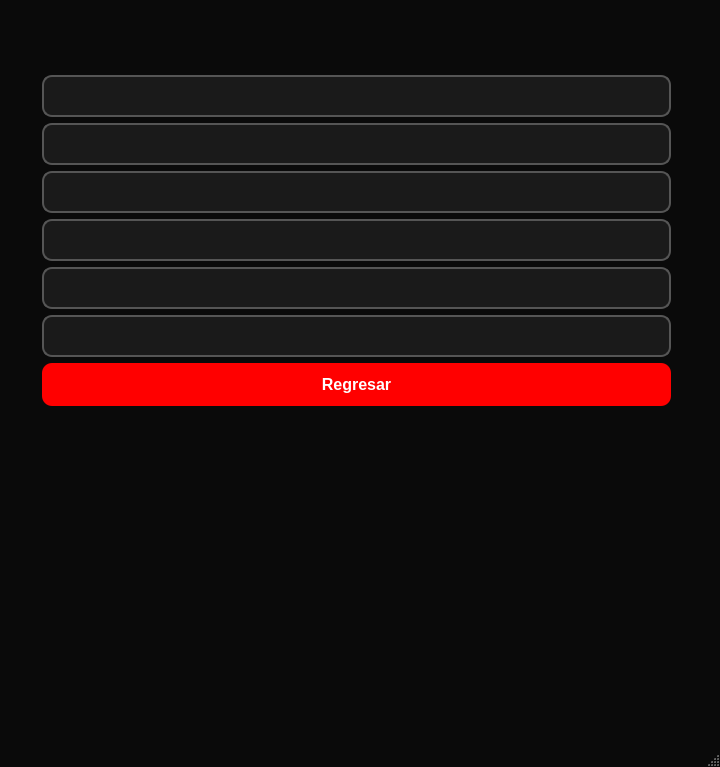
<?xml version="1.0" encoding="UTF-8"?>
<ui version="4.0">
 <class>Login</class>
 <widget class="QMainWindow" name="Login">
  <property name="geometry">
   <rect>
    <x>0</x>
    <y>0</y>
    <width>720</width>
    <height>767</height>
   </rect>
  </property>
  <property name="minimumSize">
   <size>
    <width>600</width>
    <height>500</height>
   </size>
  </property>
  <property name="windowTitle">
   <string>MainWindow</string>
  </property>
  <property name="styleSheet">
   <string notr="true">/* =========================================
   1. FONDO DE LA VENTANA (MAINWINDOW)
   ========================================= */
QMainWindow, #centralwidget {
    background-color: #0a0a0a; /* Negro oscuro profundo */
}

/* =========================================
   2. TEXTOS (LABELS)
   ========================================= */
QLabel {
    color: #ffffff; /* Texto blanco */
}

/* =========================================
   3. CAJAS DE TEXTO (USUARIO Y CONTRASEÑA)
   ========================================= */
QLineEdit {
    background-color: rgba(30, 30, 30, 200); /* Gris oscuro semi-transparente */
    border: 2px solid #555555; /* Borde gris apagado por defecto */
    border-radius: 10px; /* Esquinas redondeadas */
    color: #ffffff; /* Letras blancas al escribir */
    padding: 10px;
    font-size: 14px;
}

/* Efecto Neón cuando le das clic a la caja para escribir */
QLineEdit:focus {
    border: 2px solid #ff0000; /* Borde rojo brillante */
    background-color: rgba(50, 20, 20, 200); /* Un ligero tono rojizo en el fondo */
}

/* =========================================
   4. BOTÓN PRINCIPAL (ENTRAR)
   ========================================= */
QPushButton {
    background-color: #ff0000; /* Rojo sólido ZoomFit */
    color: white;
    border-radius: 10px;
    padding: 12px;
    font-size: 16px;
    font-weight: bold;
}

/* Efecto cuando pasas el mouse por encima del botón */
QPushButton:hover {
    background-color: #cc0000; /* Rojo más oscuro para dar efecto de clic */
}</string>
  </property>
  <widget class="QWidget" name="centralwidget">
   <layout class="QVBoxLayout" name="verticalLayout_2">
    <item>
     <layout class="QVBoxLayout" name="verticalLayout">
      <item>
       <layout class="QHBoxLayout" name="horizontalLayout_2">
        <item>
         <spacer name="horizontalSpacer">
          <property name="orientation">
           <enum>Qt::Horizontal</enum>
          </property>
          <property name="sizeType">
           <enum>QSizePolicy::MinimumExpanding</enum>
          </property>
          <property name="sizeHint" stdset="0">
           <size>
            <width>40</width>
            <height>20</height>
           </size>
          </property>
         </spacer>
        </item>
        <item>
         <widget class="QLabel" name="infpch">
          <property name="text">
           <string/>
          </property>
          <property name="pixmap">
           <pixmap>../img/infpersonal2.png</pixmap>
          </property>
         </widget>
        </item>
        <item>
         <spacer name="horizontalSpacer_2">
          <property name="orientation">
           <enum>Qt::Horizontal</enum>
          </property>
          <property name="sizeType">
           <enum>QSizePolicy::Expanding</enum>
          </property>
          <property name="sizeHint" stdset="0">
           <size>
            <width>40</width>
            <height>20</height>
           </size>
          </property>
         </spacer>
        </item>
       </layout>
      </item>
      <item>
       <spacer name="verticalSpacer">
        <property name="orientation">
         <enum>Qt::Vertical</enum>
        </property>
        <property name="sizeHint" stdset="0">
         <size>
          <width>20</width>
          <height>40</height>
         </size>
        </property>
       </spacer>
      </item>
      <item>
       <layout class="QHBoxLayout" name="horizontalLayout_9">
        <item>
         <spacer name="horizontalSpacer_3">
          <property name="orientation">
           <enum>Qt::Horizontal</enum>
          </property>
          <property name="sizeType">
           <enum>QSizePolicy::Maximum</enum>
          </property>
          <property name="sizeHint" stdset="0">
           <size>
            <width>20</width>
            <height>20</height>
           </size>
          </property>
         </spacer>
        </item>
        <item>
         <layout class="QGridLayout" name="gridLayout">
          <item row="3" column="2">
           <widget class="QLineEdit" name="email">
            <property name="minimumSize">
             <size>
              <width>5</width>
              <height>40</height>
             </size>
            </property>
            <property name="readOnly">
             <bool>true</bool>
            </property>
           </widget>
          </item>
          <item row="4" column="2">
           <widget class="QLineEdit" name="fecha">
            <property name="minimumSize">
             <size>
              <width>5</width>
              <height>40</height>
             </size>
            </property>
            <property name="readOnly">
             <bool>true</bool>
            </property>
           </widget>
          </item>
          <item row="5" column="2">
           <widget class="QLineEdit" name="genero">
            <property name="minimumSize">
             <size>
              <width>5</width>
              <height>40</height>
             </size>
            </property>
            <property name="readOnly">
             <bool>true</bool>
            </property>
           </widget>
          </item>
          <item row="0" column="2">
           <widget class="QLineEdit" name="user">
            <property name="minimumSize">
             <size>
              <width>5</width>
              <height>40</height>
             </size>
            </property>
            <property name="readOnly">
             <bool>true</bool>
            </property>
           </widget>
          </item>
          <item row="1" column="2">
           <widget class="QLineEdit" name="tele">
            <property name="minimumSize">
             <size>
              <width>5</width>
              <height>40</height>
             </size>
            </property>
            <property name="readOnly">
             <bool>true</bool>
            </property>
           </widget>
          </item>
          <item row="5" column="1">
           <widget class="QLabel" name="gen">
            <property name="layoutDirection">
             <enum>Qt::RightToLeft</enum>
            </property>
            <property name="text">
             <string/>
            </property>
            <property name="pixmap">
             <pixmap>../img/icons8-relación-32.png</pixmap>
            </property>
           </widget>
          </item>
          <item row="4" column="1">
           <widget class="QLabel" name="cal">
            <property name="layoutDirection">
             <enum>Qt::RightToLeft</enum>
            </property>
            <property name="text">
             <string/>
            </property>
            <property name="pixmap">
             <pixmap>../img/icons8-fecha-24.png</pixmap>
            </property>
           </widget>
          </item>
          <item row="3" column="1">
           <widget class="QLabel" name="em">
            <property name="layoutDirection">
             <enum>Qt::RightToLeft</enum>
            </property>
            <property name="text">
             <string/>
            </property>
            <property name="pixmap">
             <pixmap>../img/icons8-nuevo-post-30.png</pixmap>
            </property>
           </widget>
          </item>
          <item row="1" column="1">
           <widget class="QLabel" name="te">
            <property name="layoutDirection">
             <enum>Qt::RightToLeft</enum>
            </property>
            <property name="text">
             <string/>
            </property>
            <property name="pixmap">
             <pixmap>../img/icons8-mensaje-de-telefono-30.png</pixmap>
            </property>
           </widget>
          </item>
          <item row="0" column="1">
           <widget class="QLabel" name="us">
            <property name="layoutDirection">
             <enum>Qt::RightToLeft</enum>
            </property>
            <property name="text">
             <string/>
            </property>
            <property name="pixmap">
             <pixmap>../img/icons8-usuario-24.png</pixmap>
            </property>
           </widget>
          </item>
          <item row="7" column="2">
           <widget class="QPushButton" name="regresar">
            <property name="minimumSize">
             <size>
              <width>5</width>
              <height>40</height>
             </size>
            </property>
            <property name="font">
             <font>
              <pointsize>-1</pointsize>
              <weight>75</weight>
              <bold>true</bold>
             </font>
            </property>
            <property name="text">
             <string>Regresar</string>
            </property>
           </widget>
          </item>
          <item row="2" column="1">
           <widget class="QLabel" name="ar">
            <property name="layoutDirection">
             <enum>Qt::RightToLeft</enum>
            </property>
            <property name="text">
             <string/>
            </property>
            <property name="pixmap">
             <pixmap>../img/icons8-entrenador-24.png</pixmap>
            </property>
           </widget>
          </item>
          <item row="2" column="2">
           <widget class="QLineEdit" name="area">
            <property name="minimumSize">
             <size>
              <width>5</width>
              <height>40</height>
             </size>
            </property>
            <property name="readOnly">
             <bool>true</bool>
            </property>
           </widget>
          </item>
         </layout>
        </item>
        <item>
         <spacer name="horizontalSpacer_4">
          <property name="orientation">
           <enum>Qt::Horizontal</enum>
          </property>
          <property name="sizeType">
           <enum>QSizePolicy::Maximum</enum>
          </property>
          <property name="sizeHint" stdset="0">
           <size>
            <width>40</width>
            <height>20</height>
           </size>
          </property>
         </spacer>
        </item>
       </layout>
      </item>
     </layout>
    </item>
    <item>
     <spacer name="verticalSpacer_2">
      <property name="orientation">
       <enum>Qt::Vertical</enum>
      </property>
      <property name="sizeHint" stdset="0">
       <size>
        <width>20</width>
        <height>40</height>
       </size>
      </property>
     </spacer>
    </item>
   </layout>
  </widget>
  <widget class="QStatusBar" name="statusbar"/>
 </widget>
 <resources/>
 <connections/>
</ui>
